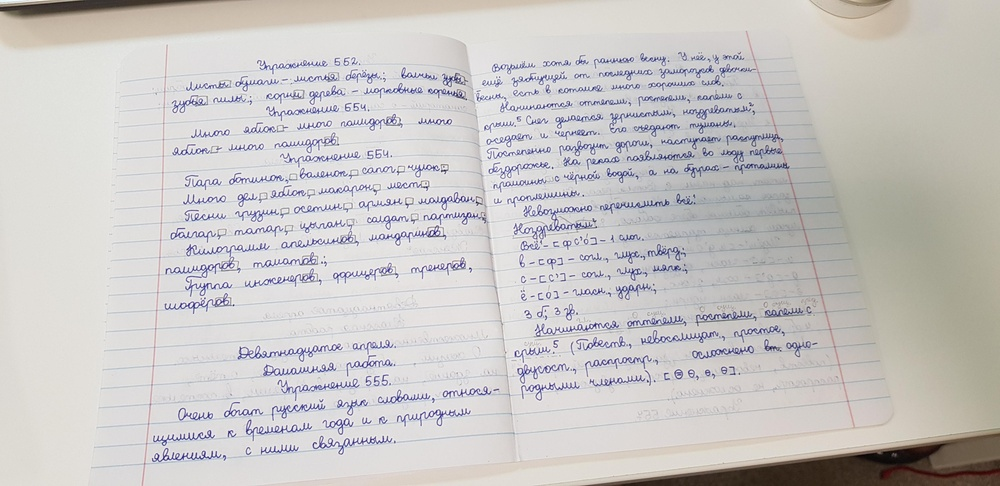
#> input picture Obuch2i-main/test_img.jpg, 1000 x 486 px, shrunk from 4032 x 1960 before the run
$ python preprocessing.py
#> lines starting #> are read from the running program, lines starting #| are printed output that depends on the picture; after the words box and inside, x2 and y2 are one past the last pixel; in counts of white or black regions, pixels touching at a corner belong together
#> further down, image is the input picture: shape (486, 1000, 3); mean B, G, R 197.6, 198.7, 201.3
import cv2
import numpy as np


def remove_noise(image):
    return cv2.fastNlMeansDenoisingColored(image, None, 10, 10, 7, 15)

# [9 lines left out: functions erosion, dilation, not called in this run]

def get_grayscale(image):
    return cv2.cvtColor(image, cv2.COLOR_BGR2GRAY)

def threshold(image):
    return cv2.threshold(image, 0, 255,
	cv2.THRESH_BINARY_INV | cv2.THRESH_OTSU)[1]

# [10 lines left out: functions distance, opening, not called in this run]

def gauss(image):
    blur = cv2.GaussianBlur(image, (5, 5), 0)
    return blur

def median(image):
    median = cv2.medianBlur(image, 5)
    return median

def bilateral(image):
    blur = cv2.bilateralFilter(image, 9, 75, 75)
    return blur

# [16 lines left out: functions histogram_equalization, hsv, not called in this run]

def lines_removal(image):
    # Remove border
    horizontal_kernel = cv2.getStructuringElement(cv2.MORPH_RECT, (50,1))
    temp2 = 255 - cv2.morphologyEx(image, cv2.MORPH_CLOSE, horizontal_kernel)
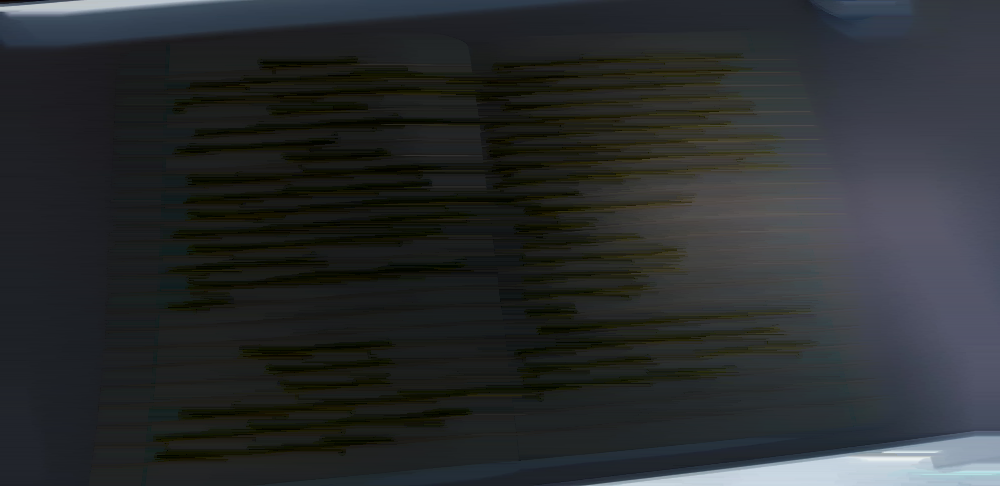
#> temp2: shape (486, 1000, 3); mean B, G, R 46, 44.7, 41.9
    result = cv2.add(temp2, image)
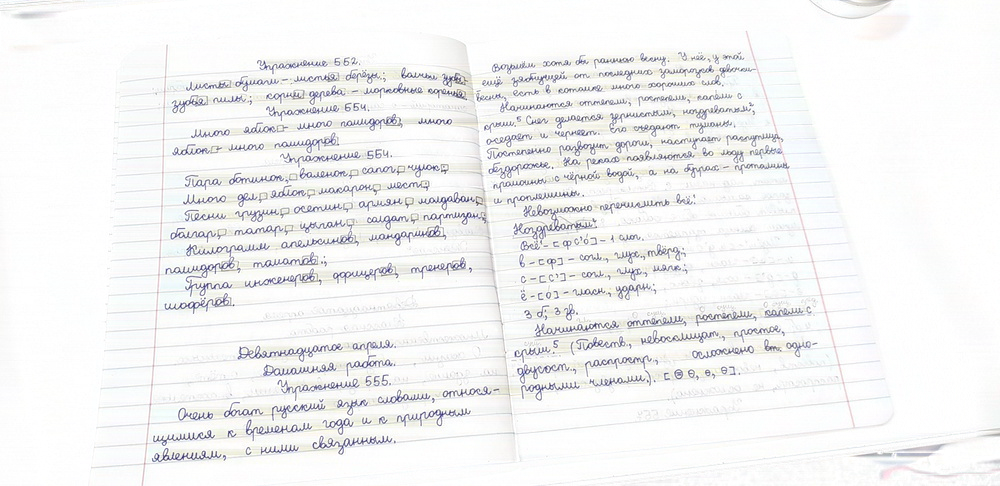
#> result: shape (486, 1000, 3); mean B, G, R 243.4, 243.2, 243.1

    # Convert to grayscale and Otsu's threshold
    gray = cv2.cvtColor(result, cv2.COLOR_BGR2GRAY)
    gray = cv2.GaussianBlur(gray,(5,5),0)
    _,thresh = cv2.threshold(gray, 0, 255, cv2.THRESH_OTSU | cv2.THRESH_BINARY_INV)
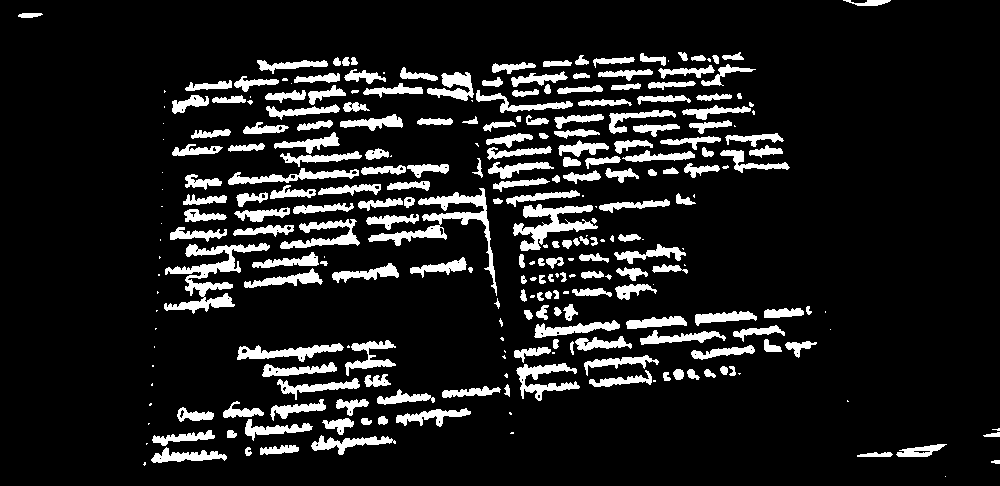
#> thresh: shape (486, 1000); 11.6% white; 269 white regions (68 under 20 px), largest, box (x1, y1, x2, y2) and area: (164, 243, 270, 314) 2210, (368, 188, 497, 296) 1999, (513, 204, 598, 251) 1501
    return thresh

image = cv2.imread('test_img.jpg')
image = lines_removal(image)

cv2.imwrite('delete_me.jpg', image)

$ run again, with Obuch2i-main/before_dilation.jpg copied over Obuch2i-main/test_img.jpg
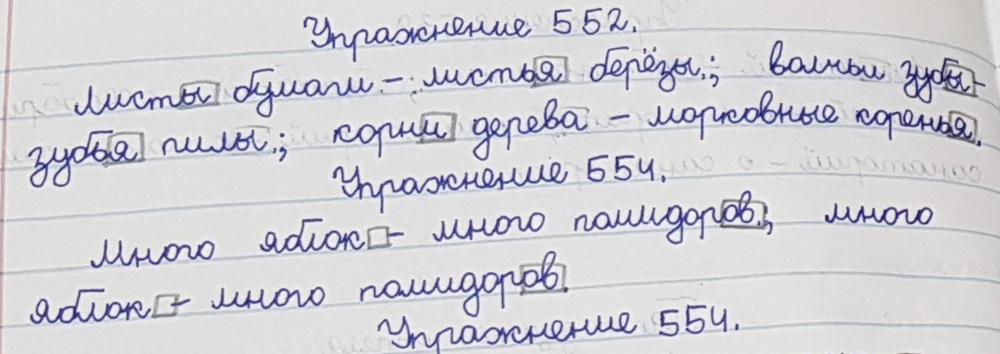
#> input picture Obuch2i-main/before_dilation.jpg, 1000 x 354 px, shrunk from 2080 x 736 before the run
#> image is the input picture: shape (354, 1000, 3); mean B, G, R 214.4, 208.9, 209.8
#> in lines_removal, `gray = cv2.cvtColor(result, cv2.COLOR_BGR2GRAY)`:
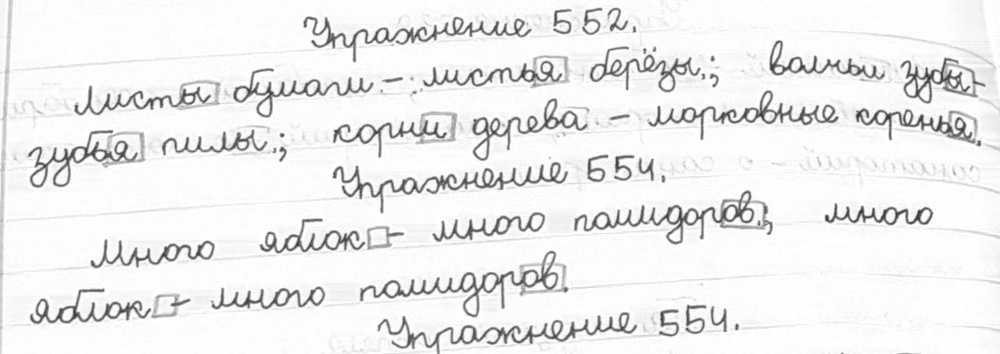
#> gray: shape (354, 1000); min 49, max 255, mean 238.2
#> in lines_removal, `_,thresh = cv2.threshold(gray, 0, 255, cv2.THRESH_OTSU | cv2.THRESH_BI..`:
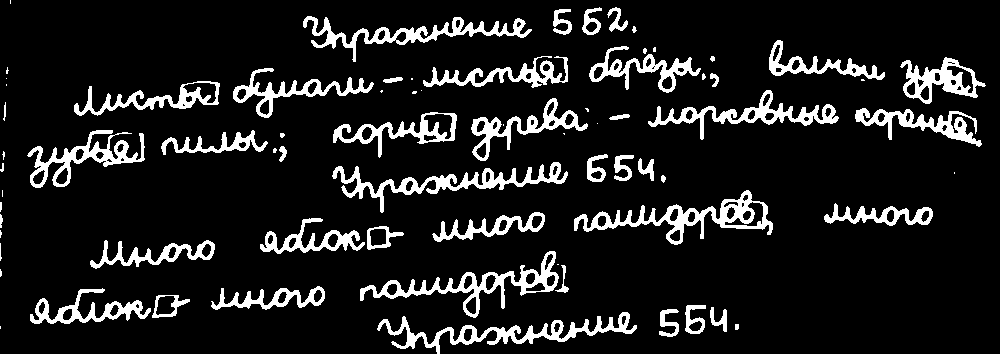
#> thresh: shape (354, 1000); 11.4% white; 73 white regions (24 under 20 px), largest, box (x1, y1, x2, y2) and area: (574, 190, 773, 245) 2641, (377, 312, 637, 354) 2467, (332, 162, 568, 213) 2433

$ run again, with Obuch2i-main/before_erosion.jpg copied over Obuch2i-main/test_img.jpg
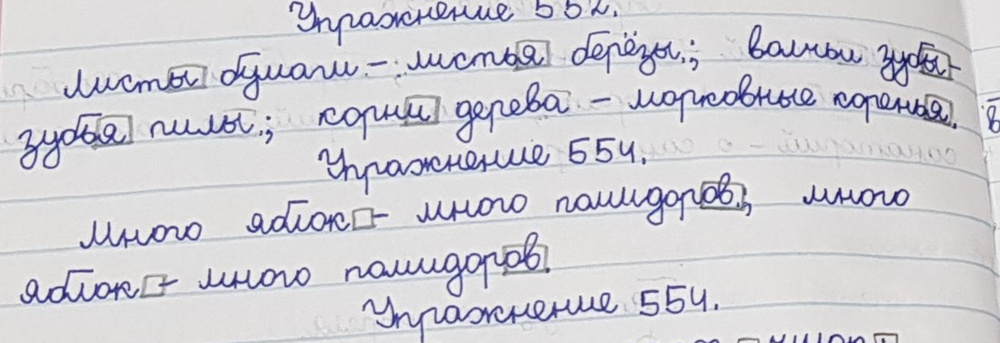
#> input picture Obuch2i-main/before_erosion.jpg, 1000 x 343 px, shrunk from 2112 x 724 before the run
#> image is the input picture: shape (343, 1000, 3); mean B, G, R 214.3, 208.7, 209.4
#> in lines_removal, `gray = cv2.cvtColor(result, cv2.COLOR_BGR2GRAY)`:
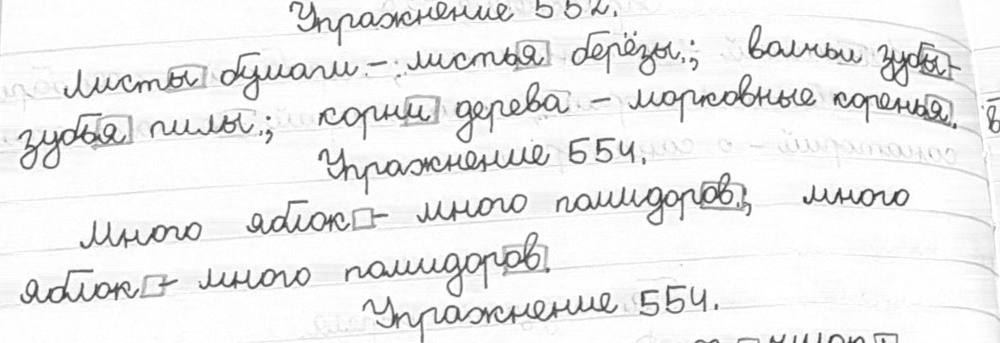
#> gray: shape (343, 1000); min 44, max 255, mean 237.8
#> in lines_removal, `_,thresh = cv2.threshold(gray, 0, 255, cv2.THRESH_OTSU | cv2.THRESH_BI..`:
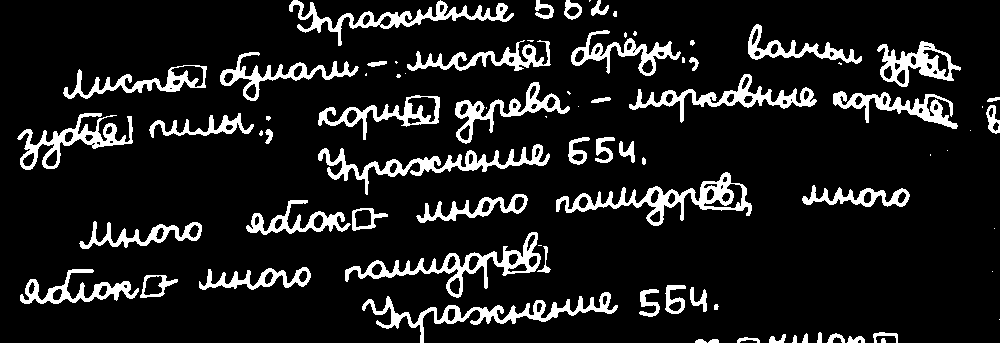
#> thresh: shape (343, 1000); 11.7% white; 80 white regions (24 under 20 px), largest, box (x1, y1, x2, y2) and area: (556, 172, 752, 226) 2562, (362, 292, 618, 343) 2457, (318, 144, 550, 195) 2387
